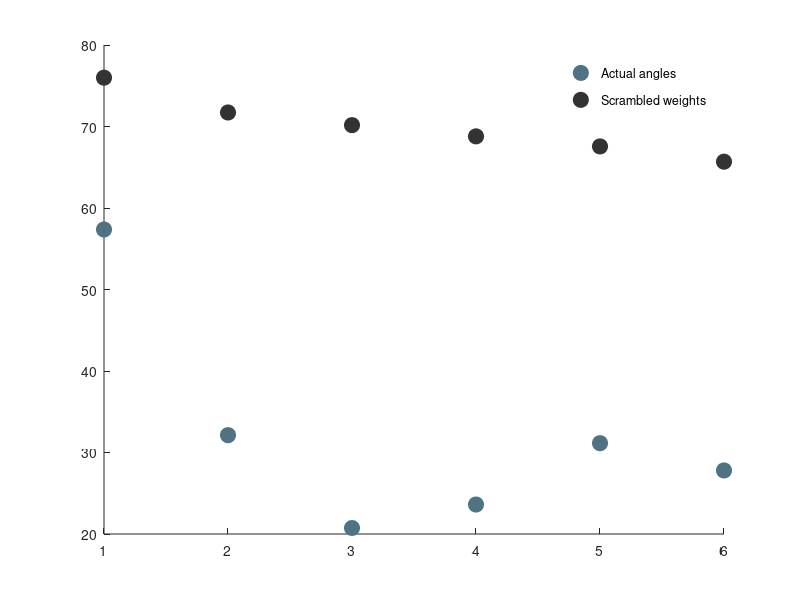

Reproduce this figure in MATLAB. (Note: this script raises an error after producing the figure.)
%% Figure 7b - Subspace Compare - Factor Analysis

%% summary subspace compare - averages - FACTOR ANALYSIS (w/varimax)

%summary numbers
n1 = 57.36;
n2 = [20.89	43.37];
n3 = [15.95	17.43 28.84];
n4 = [14.17	17.46 22.20	40.63];
n5 = [15.05	20.01 24.24	31.08 65.35];
n6 = [13.90	18.89 20.51	22.68 38.01 52.81];

%scrambled synergies - averaged across subjects
n1_s = 75.99;
n2_s = [67.94 75.50];
n3_s = [64.33 70.42	75.76];
n4_s = [59.95 66.97	71.73 76.52];
n5_s = [55.74 62.86	67.74 73.14	78.30];
n6_s = [53.84 59.05 63.45 68.05	70.98 78.72];

avg = [mean(n1) mean(n2) mean(n3) mean(n4) mean(n5) mean(n6)];
stdDev = [std(n1) std(n2) std(n3) std(n4) std(n5) std(n6)];

avg_s = [mean(n1_s) mean(n2_s) mean(n3_s) mean(n4_s) mean(n5_s) mean(n6_s)];
stdDev_s = [std(n1_s) std(n2_s) std(n3_s) std(n4_s) std(n5_s) std(n6_s)];

synNums = 1:6;

figure
hold on

%plot real numbers
scatter(synNums, avg, 120, 'MarkerEdgeColor', [.31 .45 .51], 'MarkerFaceColor', [.31 .45 .51])
scatter(synNums, avg_s, 120, 'MarkerEdgeColor', [.2, .2, .2], 'MarkerFaceColor', [.2, .2, .2])

legend 'Actual angles' 'Scrambled weights'
legend boxoff

errorbar(synNums, avg, stdDev, 'LineStyle', 'none', 'Color', [.31 .45 .51])
errorbar(synNums, avg_s, stdDev_s, 'LineStyle', 'none', 'Color', [.2, .2, .2])

%plot scatter numbers
%scatter(synNums, avg.res, 'c', 'MarkerFaceColor', 'c')
title('Summary - Factor Analysis')
xlabel('Number of Synergies')
ylabel('Angle between basis vectors (degrees)')

set(gca, 'XTick', 1:6)
set(gca, 'YTick', 0:15:90)
set(gca, 'FontSize', 16)
set(gca, 'Color', 'none')
set(gca,'TickDir','out')
box off
ylim([0 90])
axis square
